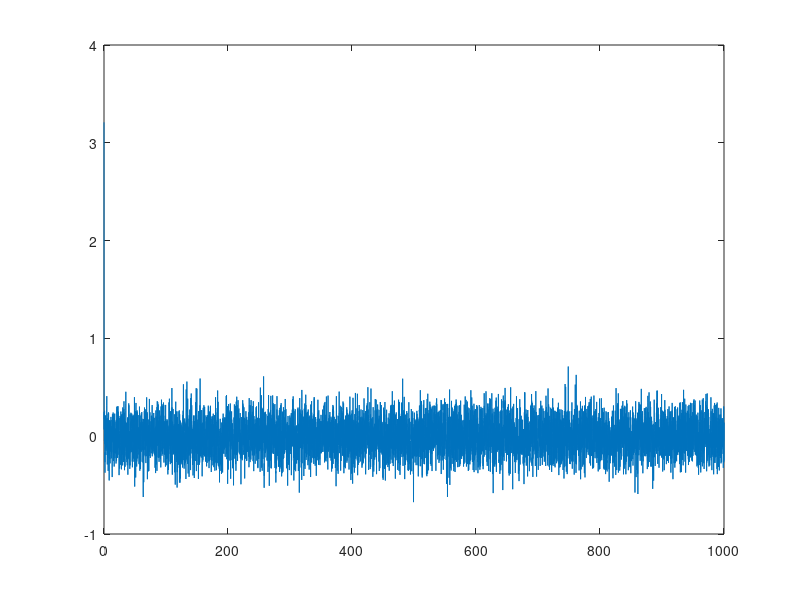
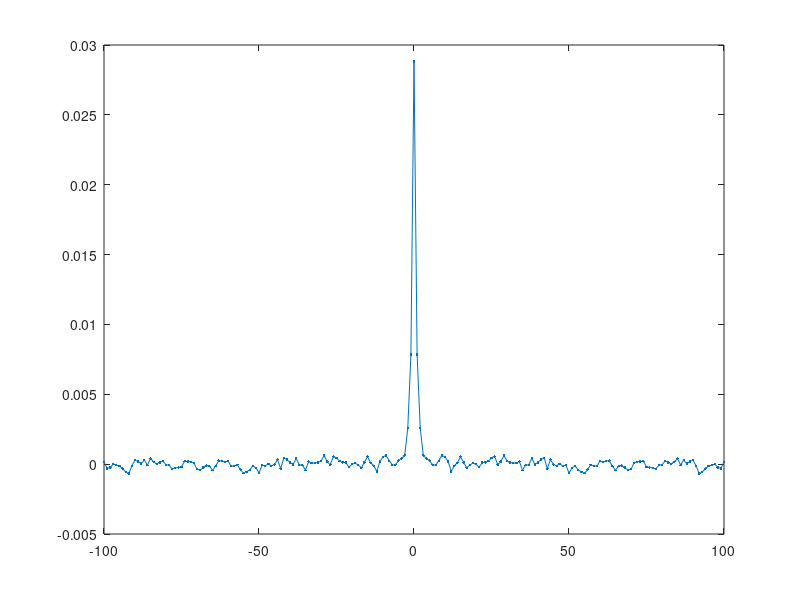
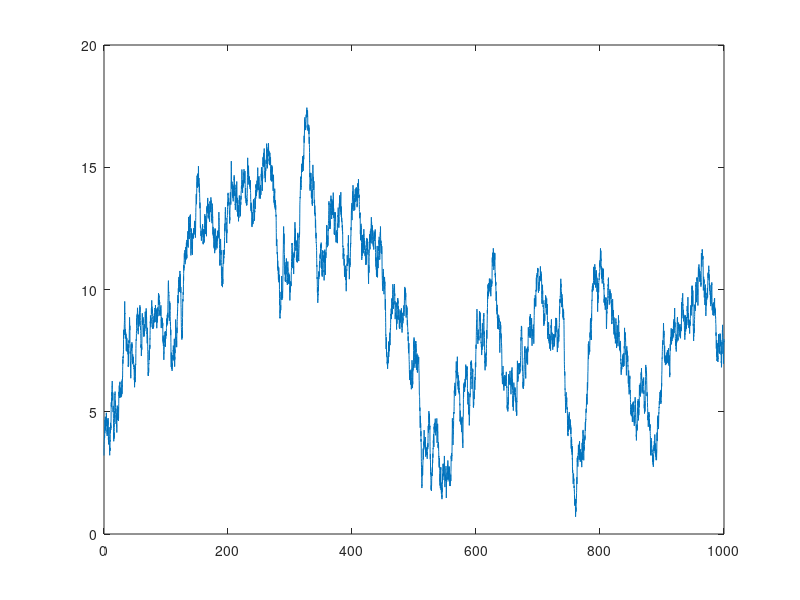
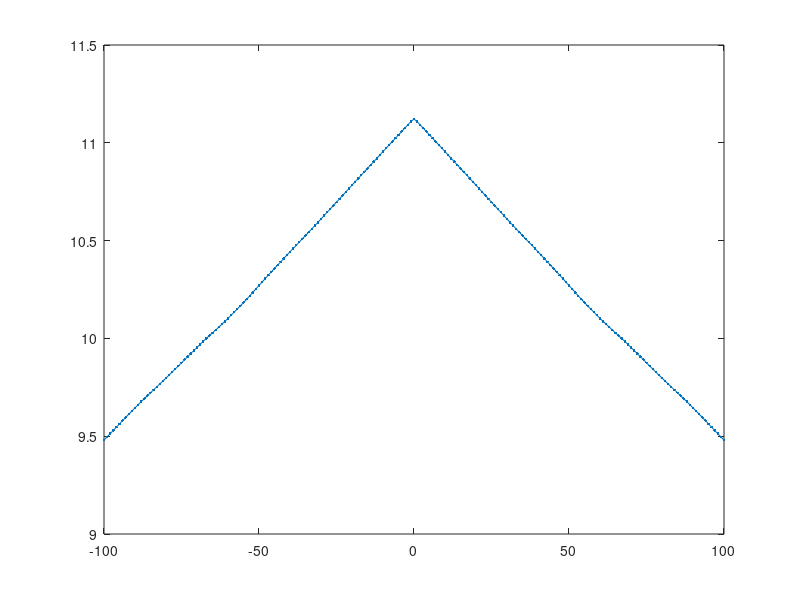

Recreate these plots in MATLAB, in order.
%ARprocess_test
%this is a test for modeling head angles with different history structures
%% AR(1)
dt = 0.1;
T = 1000;
time = 0:dt:T;
x = zeros(1,length(time));
x(1) = randn(1);

phi1 = 2.5;
sig1 = 0.5;

for tt = 1:length(x)-1
    x(tt+1) = phi1*x(tt)*dt + sig1*randn(1)*sqrt(dt);  %adding noise
end

figure()
plot(time,x)

figure()
nlags = 100;
xx = -nlags:nlags;
xcsamp = xcov(x-mean(x),nlags, 'unbiased');
plot(xx,xcsamp, '.-');


%% AR(2)
dx = zeros(1,length(time));
dx(1) = randn(1);
phi2 = 1.5;
sig2 = 0.5;
for tt = 1:length(x)-1
    x(tt+1) = x(tt) + dx(tt);  %adding noise to change
    dx(tt+1) = phi2*dx(tt)*dt + sig2*randn(1)*sqrt(dt);
end

figure()
plot(time,x)

figure()
nlags = 100;
xx = -nlags:nlags;
xcsamp = xcov(x-mean(x),nlags, 'unbiased');
plot(xx,xcsamp, '.-');

%% generalized Langevin eqn